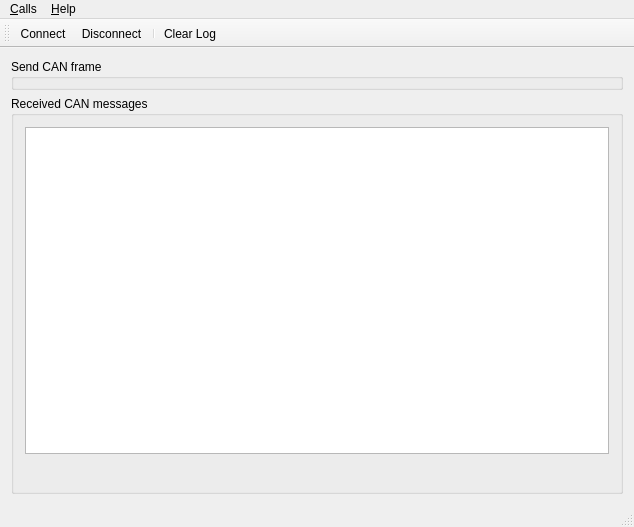
<?xml version="1.0" encoding="UTF-8"?>
<ui version="4.0">
 <class>MainWindow</class>
 <widget class="QMainWindow" name="MainWindow">
  <property name="geometry">
   <rect>
    <x>0</x>
    <y>0</y>
    <width>634</width>
    <height>527</height>
   </rect>
  </property>
  <property name="windowTitle">
   <string>CAN Example</string>
  </property>
  <widget class="QWidget" name="centralWidget">
   <layout class="QVBoxLayout" name="verticalLayout">
    <item>
     <widget class="SendFrameBox" name="sendFrameBox">
      <property name="title">
       <string>Send CAN frame</string>
      </property>
     </widget>
    </item>
    <item>
     <widget class="QGroupBox" name="receivedMessagesBox">
      <property name="title">
       <string>Received CAN messages</string>
      </property>
      <layout class="QGridLayout" name="gridLayout">
       <item row="0" column="0">
        <layout class="QVBoxLayout" name="verticalLayout_2">
         <item>
          <widget class="ReceivedFramesView" name="receivedFramesView">
           <property name="editTriggers">
            <set>QAbstractItemView::NoEditTriggers</set>
           </property>
           <property name="showDropIndicator" stdset="0">
            <bool>false</bool>
           </property>
           <property name="dragDropOverwriteMode">
            <bool>false</bool>
           </property>
           <property name="selectionBehavior">
            <enum>QAbstractItemView::SelectRows</enum>
           </property>
          </widget>
         </item>
         <item>
          <layout class="QHBoxLayout" name="horizontalLayout">
           <item>
            <widget class="QLabel" name="busStatus">
             <property name="text">
              <string/>
             </property>
            </widget>
           </item>
           <item>
            <spacer name="horizontalSpacer">
             <property name="orientation">
              <enum>Qt::Horizontal</enum>
             </property>
             <property name="sizeHint" stdset="0">
              <size>
               <width>40</width>
               <height>20</height>
              </size>
             </property>
            </spacer>
           </item>
          </layout>
         </item>
        </layout>
       </item>
      </layout>
     </widget>
    </item>
   </layout>
  </widget>
  <widget class="QMenuBar" name="menuBar">
   <property name="geometry">
    <rect>
     <x>0</x>
     <y>0</y>
     <width>634</width>
     <height>22</height>
    </rect>
   </property>
   <widget class="QMenu" name="menuCalls">
    <property name="title">
     <string>&amp;Calls</string>
    </property>
    <addaction name="actionConnect"/>
    <addaction name="actionDisconnect"/>
    <addaction name="actionDeviceInformation"/>
    <addaction name="separator"/>
    <addaction name="actionResetController"/>
    <addaction name="separator"/>
    <addaction name="actionClearLog"/>
    <addaction name="separator"/>
    <addaction name="actionQuit"/>
   </widget>
   <widget class="QMenu" name="menuHelp">
    <property name="title">
     <string>&amp;Help</string>
    </property>
    <addaction name="actionPluginDocumentation"/>
    <addaction name="actionAboutQt"/>
   </widget>
   <addaction name="menuCalls"/>
   <addaction name="menuHelp"/>
  </widget>
  <widget class="QToolBar" name="mainToolBar">
   <attribute name="toolBarArea">
    <enum>TopToolBarArea</enum>
   </attribute>
   <attribute name="toolBarBreak">
    <bool>false</bool>
   </attribute>
   <addaction name="actionConnect"/>
   <addaction name="actionDisconnect"/>
   <addaction name="separator"/>
   <addaction name="actionClearLog"/>
  </widget>
  <widget class="QStatusBar" name="statusBar"/>
  <action name="actionConnect">
   <property name="icon">
    <iconset resource="can.qrc">
     <normaloff>:/images/connect.png</normaloff>:/images/connect.png</iconset>
   </property>
   <property name="text">
    <string>&amp;Connect</string>
   </property>
  </action>
  <action name="actionDisconnect">
   <property name="icon">
    <iconset resource="can.qrc">
     <normaloff>:/images/disconnect.png</normaloff>:/images/disconnect.png</iconset>
   </property>
   <property name="text">
    <string>&amp;Disconnect</string>
   </property>
  </action>
  <action name="actionQuit">
   <property name="icon">
    <iconset resource="can.qrc">
     <normaloff>:/images/application-exit.png</normaloff>:/images/application-exit.png</iconset>
   </property>
   <property name="text">
    <string>&amp;Quit</string>
   </property>
  </action>
  <action name="actionAboutQt">
   <property name="text">
    <string>&amp;About Qt</string>
   </property>
  </action>
  <action name="actionClearLog">
   <property name="icon">
    <iconset resource="can.qrc">
     <normaloff>:/images/clear.png</normaloff>:/images/clear.png</iconset>
   </property>
   <property name="text">
    <string>Clear &amp;Log</string>
   </property>
  </action>
  <action name="actionPluginDocumentation">
   <property name="text">
    <string>Plugin Documentation</string>
   </property>
   <property name="toolTip">
    <string>Open plugin documentation in Webbrowser</string>
   </property>
  </action>
  <action name="actionResetController">
   <property name="text">
    <string>&amp;Reset CAN Controller</string>
   </property>
   <property name="toolTip">
    <string>Reset CAN Controller</string>
   </property>
  </action>
  <action name="actionDeviceInformation">
   <property name="text">
    <string>Device &amp;Information...</string>
   </property>
  </action>
 </widget>
 <layoutdefault spacing="6" margin="11"/>
 <customwidgets>
  <customwidget>
   <class>SendFrameBox</class>
   <extends>QGroupBox</extends>
   <header location="global">sendframebox.h</header>
   <container>1</container>
  </customwidget>
  <customwidget>
   <class>ReceivedFramesView</class>
   <extends>QTableView</extends>
   <header location="global">receivedframesview.h</header>
  </customwidget>
 </customwidgets>
 <resources>
  <include location="can.qrc"/>
 </resources>
 <connections/>
</ui>
